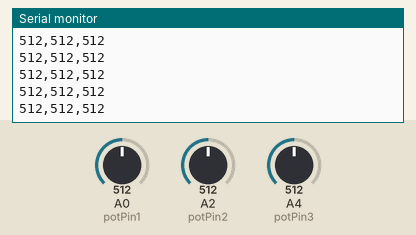
Recording of a sketch running on a simulated Arduino Uno, built with avr-gcc and run on an emulated ATmega328P. Parts: the last lines printed to the serial monitor. Inputs (shaded band) come from the test bench; at power-on: A2 (potPin2) = 512, A0 (potPin1) = 512, A4 (potPin3) = 512.

Above: at 2.7 s.
2.8 s: A2 (potPin2) set to 989
At 2.86 s:
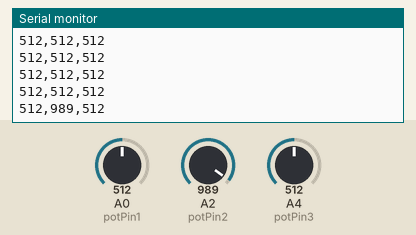
5.8 s: A2 (potPin2) set to 1012
At 5.81 s:
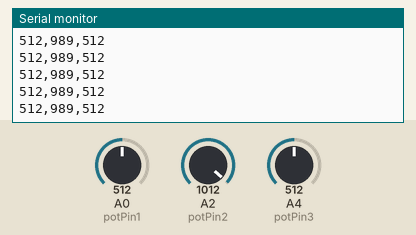
Timing chart, 0 to 8.8 s (numbered marks = the images above; inputs shaded):
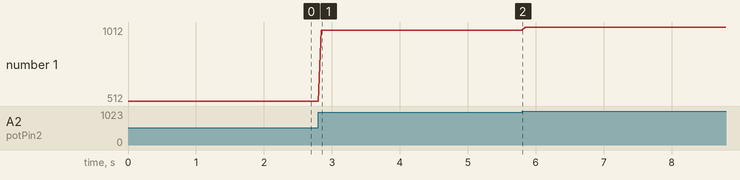

Measured:
- after the input at 2.8 s, the serial monitor: prints a new line after 0.05 s (image 1)
- plotted number 1: 512 → 989 after the input at 2.8 s, 989 → 1012 after the input at 5.8 s

The sketch:

FinalProject.ino
```cpp
const int potPin1 = A0; // Potentiometer 1 (color)
const int potPin2 = A2; // Potentiometer 2 (shape type)
const int potPin3 = A4; // Potentiometer 3 (size scaling)

void setup() {
  Serial.begin(9600);
}

void loop() {
  // Read values from the potentiometers (0 to 4095)
  int potValue1 = analogRead(potPin1); // For color
  int potValue2 = analogRead(potPin2); // For shape type
  int potValue3 = analogRead(potPin3); // For size scaling

  Serial.print(potValue1);
  Serial.print(",");
  Serial.print(potValue2);
  Serial.print(",");
  Serial.println(potValue3);

  delay(50);
}
```
